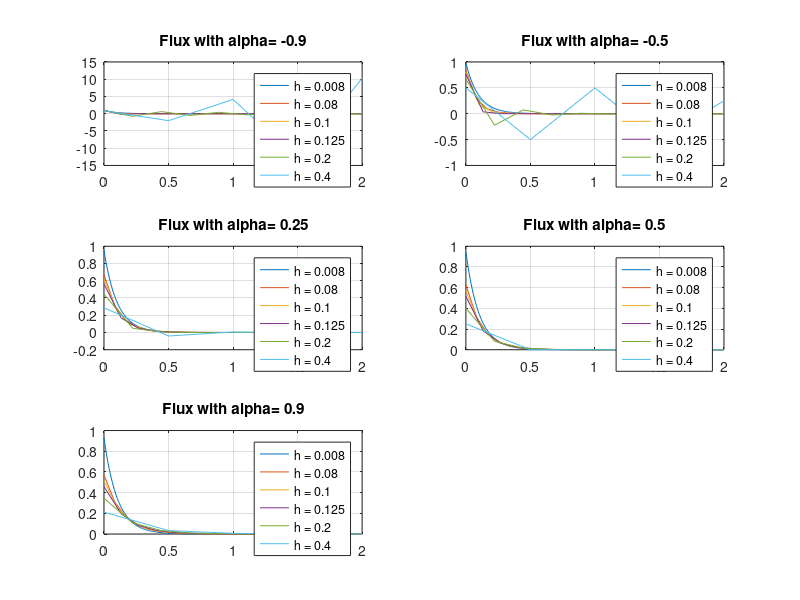

Recreate this plot in MATLAB.
% Transport Solver
clear all
clc
h=[0.008 0.08 0.1 0.125 0.2 0.4];
x_l=0;
x_r=2;
phi_l_pos=2;
phi_l_neg=0;
flag=0;

tol=0.001;
 
S_t=1;
S_s=0;
Q=0;
alpha=0;
a_pos=0.1;
a_neg=-a_pos;
alphaset=[-0.9, -0.5, 0.25, 0.5, 0.9];

for wdd=1:length(alphaset)
    alpha=alphaset(wdd);

for p=1:length(h)
ScalarOld=zeros(1,(x_r-x_l)/h(p));  
flux=zeros(length(a_pos)+length(a_neg),1+2*(x_r-x_l)/h(p));
flux(1:length(a_pos),1)=phi_l_pos;
flux(length(a_pos)+1:end,1)=phi_l_pos;
weights=1/(length(a_pos)+length(a_neg));
the_error=0;
x=1;
iteration=1;
while (the_error>tol || iteration==1)
       for a=1:length(a_pos)
       Q_sc=(2*S_s)*weights*sum(flux);
       Q_tot=Q+Q_sc;
      for x=2:2:floor(2*(x_r-x_l)/h(p))
           flux(a,x)=(Q_sc(x)+(2*(abs(a_pos(a))/h(p))/(1+alpha))*flux(a,x-1))./(S_t+(2*(abs(a_pos(a))/h(p))/(1+alpha)));
           flux(a,x+1)=(2/(1+alpha))*flux(a,x)-((1-alpha)/(1+alpha))*flux(a,x-1);
       end
   end
   %now we apply reflecting boundary condition
   for a=1:length(a_pos)
       flux(a+length(a_pos),end)=flux(a,end);
   end
   %now we do the negative sweep
   for a=length(a_pos)+1:length(a_pos)+length(a_neg)
       Q_sc=(2*S_s)*weights*sum(flux);
       Q_tot=Q/(length(a_pos)+length(a_neg))+Q_sc;
       for x=floor(2*(x_r-x_l))/h(p):-2:2
           flux(a,x)=(Q_sc(x)+(2*(abs(a_neg(a-length(a_pos)))/h(p))/(1-alpha))*flux(a,x+1))./(S_t+(2*(abs(a_neg(a-length(a_pos)))/h(p))/(1-alpha)));
           flux(a,x-1)=(2/(1-alpha))*flux(a,x)-((1+alpha)/(1-alpha))*flux(a,x+1);
       end
   end
   AllScalar=weights*sum(flux);
   Scalar=AllScalar(2:2:end);
   L2_error(iteration)=sqrt(sum(abs(Scalar.^2-ScalarOld.^2)))/sqrt(sum(abs(Scalar.^2)));
   the_error=L2_error(iteration);
   ScalarOld=Scalar;
   iteration=iteration+1;
end
txt=['h = ', num2str(h(p))];
txta=['Flux with alpha= ', num2str(alpha)];
subplot(3,2,wdd)
plot(linspace(x_l,x_r,(x_r-x_l)/h(p)),Scalar,'DisplayName',txt);
hold on
grid on
legend show
title(txta)
% figure(2)
%  plot(1:iteration-1,L2_error,'DisplayName',txt);
%  hold on
%  grid on
% legend show
%  title('error')
Err=L2_error;

clear L2_error;
end

end